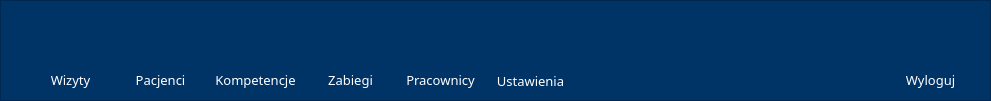
   <widget class="QFrame" name="frame">
    <property name="geometry">
     <rect>
      <x>0</x>
      <y>0</y>
      <width>991</width>
      <height>101</height>
     </rect>
    </property>
    <property name="autoFillBackground">
     <bool>false</bool>
    </property>
    <property name="styleSheet">
     <string notr="true">background-color: rgb(0,51,102);</string>
    </property>
    <property name="frameShape">
     <enum>QFrame::StyledPanel</enum>
    </property>
    <property name="frameShadow">
     <enum>QFrame::Raised</enum>
    </property>
    <widget class="QPushButton" name="wizytyBtn">
     <property name="geometry">
      <rect>
       <x>30</x>
       <y>-20</y>
       <width>81</width>
       <height>121</height>
      </rect>
     </property>
     <property name="styleSheet">
      <string notr="true"/>
     </property>
     <property name="text">
      <string/>
     </property>
     <property name="icon">
      <iconset resource="images.qrc">
       <normaloff>:/icons/img_rc/calendar-5.png</normaloff>:/icons/img_rc/calendar-5.png</iconset>
     </property>
     <property name="iconSize">
      <size>
       <width>40</width>
       <height>40</height>
      </size>
     </property>
     <property name="default">
      <bool>false</bool>
     </property>
     <property name="flat">
      <bool>true</bool>
     </property>
    </widget>
    <widget class="QPushButton" name="pacjenciBtn">
     <property name="geometry">
      <rect>
       <x>120</x>
       <y>-20</y>
       <width>81</width>
       <height>121</height>
      </rect>
     </property>
     <property name="text">
      <string/>
     </property>
     <property name="icon">
      <iconset resource="images.qrc">
       <normaloff>:/icons/img_rc/user-4.png</normaloff>:/icons/img_rc/user-4.png</iconset>
     </property>
     <property name="iconSize">
      <size>
       <width>40</width>
       <height>40</height>
      </size>
     </property>
     <property name="flat">
      <bool>true</bool>
     </property>
    </widget>
    <widget class="QPushButton" name="kompetencjeBtn">
     <property name="geometry">
      <rect>
       <x>210</x>
       <y>-20</y>
       <width>91</width>
       <height>121</height>
      </rect>
     </property>
     <property name="text">
      <string/>
     </property>
     <property name="icon">
      <iconset resource="images.qrc">
       <normaloff>:/icons/img_rc/notebook-3.png</normaloff>:/icons/img_rc/notebook-3.png</iconset>
     </property>
     <property name="iconSize">
      <size>
       <width>40</width>
       <height>40</height>
      </size>
     </property>
     <property name="flat">
      <bool>true</bool>
     </property>
    </widget>
    <widget class="QPushButton" name="zabiegiBtn">
     <property name="geometry">
      <rect>
       <x>310</x>
       <y>-20</y>
       <width>81</width>
       <height>121</height>
      </rect>
     </property>
     <property name="text">
      <string/>
     </property>
     <property name="icon">
      <iconset resource="images.qrc">
       <normaloff>:/icons/img_rc/list.png</normaloff>:/icons/img_rc/list.png</iconset>
     </property>
     <property name="iconSize">
      <size>
       <width>40</width>
       <height>40</height>
      </size>
     </property>
     <property name="flat">
      <bool>true</bool>
     </property>
    </widget>
    <widget class="QPushButton" name="pracownicyBtn">
     <property name="geometry">
      <rect>
       <x>400</x>
       <y>-20</y>
       <width>81</width>
       <height>121</height>
      </rect>
     </property>
     <property name="text">
      <string/>
     </property>
     <property name="icon">
      <iconset resource="images.qrc">
       <normaloff>:/icons/img_rc/id-card-1.png</normaloff>:/icons/img_rc/id-card-1.png</iconset>
     </property>
     <property name="iconSize">
      <size>
       <width>40</width>
       <height>40</height>
      </size>
     </property>
     <property name="flat">
      <bool>true</bool>
     </property>
    </widget>
    <widget class="QPushButton" name="ustawieniaBtn">
     <property name="geometry">
      <rect>
       <x>490</x>
       <y>-20</y>
       <width>81</width>
       <height>121</height>
      </rect>
     </property>
     <property name="text">
      <string/>
     </property>
     <property name="icon">
      <iconset resource="images.qrc">
       <normaloff>:/icons/img_rc/settings-1.png</normaloff>:/icons/img_rc/settings-1.png</iconset>
     </property>
     <property name="iconSize">
      <size>
       <width>40</width>
       <height>40</height>
      </size>
     </property>
     <property name="flat">
      <bool>true</bool>
     </property>
    </widget>
    <widget class="QPushButton" name="wylogujBtn">
     <property name="geometry">
      <rect>
       <x>890</x>
       <y>-20</y>
       <width>81</width>
       <height>121</height>
      </rect>
     </property>
     <property name="text">
      <string/>
     </property>
     <property name="icon">
      <iconset resource="images.qrc">
       <normaloff>:/icons/img_rc/locked-1.png</normaloff>:/icons/img_rc/locked-1.png</iconset>
     </property>
     <property name="iconSize">
      <size>
       <width>40</width>
       <height>40</height>
      </size>
     </property>
     <property name="flat">
      <bool>true</bool>
     </property>
    </widget>
    <widget class="QLabel" name="label">
     <property name="geometry">
      <rect>
       <x>30</x>
       <y>70</y>
       <width>81</width>
       <height>20</height>
      </rect>
     </property>
     <property name="font">
      <font>
       <family>Fira Sans Light</family>
       <pointsize>10</pointsize>
      </font>
     </property>
     <property name="styleSheet">
      <string notr="true">color: rgb(255,255,255);
background-color: transparent;</string>
     </property>
     <property name="frameShadow">
      <enum>QFrame::Plain</enum>
     </property>
     <property name="lineWidth">
      <number>0</number>
     </property>
     <property name="text">
      <string>Wizyty</string>
     </property>
     <property name="alignment">
      <set>Qt::AlignCenter</set>
     </property>
    </widget>
    <widget class="QLabel" name="label_2">
     <property name="geometry">
      <rect>
       <x>120</x>
       <y>70</y>
       <width>81</width>
       <height>20</height>
      </rect>
     </property>
     <property name="font">
      <font>
       <family>Fira Sans Light</family>
       <pointsize>10</pointsize>
      </font>
     </property>
     <property name="styleSheet">
      <string notr="true">color: rgb(255,255,255);
background-color: transparent;</string>
     </property>
     <property name="text">
      <string>Pacjenci</string>
     </property>
     <property name="alignment">
      <set>Qt::AlignCenter</set>
     </property>
    </widget>
    <widget class="QLabel" name="label_3">
     <property name="geometry">
      <rect>
       <x>210</x>
       <y>70</y>
       <width>91</width>
       <height>20</height>
      </rect>
     </property>
     <property name="font">
      <font>
       <family>Fira Sans Light</family>
       <pointsize>10</pointsize>
      </font>
     </property>
     <property name="styleSheet">
      <string notr="true">color: rgb(255,255,255);
background-color: transparent;</string>
     </property>
     <property name="text">
      <string>Kompetencje</string>
     </property>
     <property name="alignment">
      <set>Qt::AlignCenter</set>
     </property>
    </widget>
    <widget class="QLabel" name="label_4">
     <property name="geometry">
      <rect>
       <x>310</x>
       <y>70</y>
       <width>81</width>
       <height>20</height>
      </rect>
     </property>
     <property name="font">
      <font>
       <family>Fira Sans Light</family>
       <pointsize>10</pointsize>
      </font>
     </property>
     <property name="styleSheet">
      <string notr="true">color: rgb(255,255,255);
background-color: transparent;</string>
     </property>
     <property name="text">
      <string>Zabiegi</string>
     </property>
     <property name="alignment">
      <set>Qt::AlignCenter</set>
     </property>
    </widget>
    <widget class="QLabel" name="label_5">
     <property name="geometry">
      <rect>
       <x>400</x>
       <y>70</y>
       <width>81</width>
       <height>20</height>
      </rect>
     </property>
     <property name="font">
      <font>
       <family>Fira Sans Light</family>
       <pointsize>10</pointsize>
      </font>
     </property>
     <property name="styleSheet">
      <string notr="true">color: rgb(255,255,255);
background-color: transparent;</string>
     </property>
     <property name="text">
      <string>Pracownicy</string>
     </property>
     <property name="alignment">
      <set>Qt::AlignCenter</set>
     </property>
    </widget>
    <widget class="QLabel" name="label_6">
     <property name="geometry">
      <rect>
       <x>490</x>
       <y>70</y>
       <width>81</width>
       <height>21</height>
      </rect>
     </property>
     <property name="font">
      <font>
       <family>Fira Sans Light</family>
       <pointsize>10</pointsize>
      </font>
     </property>
     <property name="styleSheet">
      <string notr="true">color: rgb(255,255,255);
background-color: transparent;</string>
     </property>
     <property name="text">
      <string>Ustawienia</string>
     </property>
     <property name="alignment">
      <set>Qt::AlignCenter</set>
     </property>
    </widget>
    <widget class="QLabel" name="label_7">
     <property name="geometry">
      <rect>
       <x>890</x>
       <y>70</y>
       <width>81</width>
       <height>20</height>
      </rect>
     </property>
     <property name="font">
      <font>
       <family>Fira Sans Light</family>
       <pointsize>10</pointsize>
      </font>
     </property>
     <property name="styleSheet">
      <string notr="true">color: rgb(255,255,255);
background-color: transparent;</string>
     </property>
     <property name="text">
      <string>Wyloguj</string>
     </property>
     <property name="alignment">
      <set>Qt::AlignCenter</set>
     </property>
    </widget>
   </widget>
